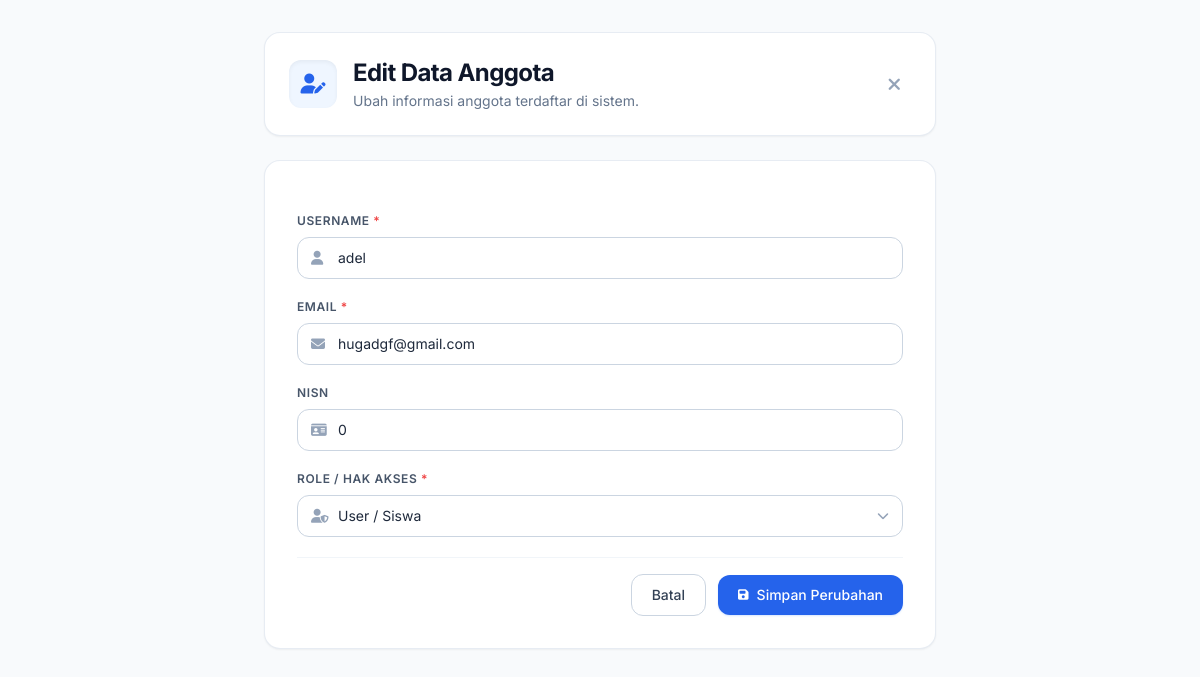
The app's page /view/view_admin/edit_anggota.php?id=2 (signed in) with its own data.
### tables this page shows
CREATE TABLE `anggota` (
  `id_anggota` int(11) NOT NULL,
  `username` varchar(50) NOT NULL,
  `password` varchar(255) NOT NULL,
  `email` varchar(50) NOT NULL,
  `nisn` int(9) NOT NULL,
  `kelas` varchar(10) NOT NULL,
  `role` enum('admin','user') NOT NULL
);

### view/view_admin/edit_anggota.php (the view, shortened to what this page needs)
<?php
require_once '../../models/m_anggota.php';
if (isset($_GET['id'])) {
    $id_user = $_GET['id'];
    $db = new koneksi();
    $koneksi = $db->koneksi;
    $stmt = $koneksi->prepare("SELECT * FROM anggota WHERE id_anggota = ?");
    $stmt->bind_param("i", $id_user);
    $stmt->execute();
    $result = $stmt->get_result();
    $data = $result->fetch_assoc();
} else {
    header("Location: data_anggota.php");
    exit();
}
?>
<!DOCTYPE html>
<html lang="id">
<head>
    <script src="https://cdn.tailwindcss.com"></script>
    <link rel="stylesheet" href="https://cdnjs.cloudflare.com/ajax/libs/font-awesome/6.4.0/css/all.min.css">
</head>
<body class="bg-slate-50 text-slate-800 antialiased min-h-screen p-4 sm:p-6 lg:p-8">
    <div class="max-w-2xl mx-auto space-y-6">
        <div class="flex items-center justify-between bg-white p-6 rounded-2xl shadow-sm border border-slate-200/80">
            <div class="flex items-center gap-4">
                <div class="w-12 h-12 rounded-xl bg-blue-50 text-blue-600 flex items-center justify-center text-xl shadow-inner">
                    <i class="fa-solid fa-user-pen"></i>
                </div>
                <div>
                    <h1 class="text-xl sm:text-2xl font-bold text-slate-900 tracking-tight">Edit Data Anggota</h1>
                    <p class="text-sm text-slate-500 mt-0.5">Ubah informasi anggota terdaftar di sistem.</p>
                </div>
            </div>
            <a href="data_anggota.php" class="p-2.5 text-slate-400 hover:text-slate-600 hover:bg-slate-100 rounded-xl transition">
                <i class="fa-solid fa-xmark text-lg"></i>
            </a>
        </div>
        <div class="bg-white p-6 sm:p-8 rounded-2xl shadow-sm border border-slate-200/80">
            <form action="" method="POST" class="space-y-5">
                <div>
                    <label for="username" class="block text-xs font-semibold text-slate-600 uppercase tracking-wider mb-2">
                        Username <span class="text-red-500">*</span>
                    </label>
                    <div class="relative">
                        <i class="fa-solid fa-user absolute left-3.5 top-1/2 -translate-y-1/2 text-slate-400 text-sm"></i>
                        <input type="text" id="username" name="username" required
                               value="<?= htmlspecialchars($data['username'] ?? '') ?>"
                               class="w-full pl-10 pr-4 py-2.5 border border-slate-300 rounded-xl text-sm focus:outline-none focus:ring-2 focus:ring-blue-500 focus:border-transparent transition">
                    </div>
                </div>
                <div>
                    <label for="email" class="block text-xs font-semibold text-slate-600 uppercase tracking-wider mb-2">
                        Email <span class="text-red-500">*</span>
                    </label>
                    <div class="relative">
                        <i class="fa-solid fa-envelope absolute left-3.5 top-1/2 -translate-y-1/2 text-slate-400 text-sm"></i>
                        <input type="email" id="email" name="email" required
                               value="<?= htmlspecialchars($data['email'] ?? '') ?>"
                               class="w-full pl-10 pr-4 py-2.5 border border-slate-300 rounded-xl text-sm focus:outline-none focus:ring-2 focus:ring-blue-500 focus:border-transparent transition">
                    </div>
                </div>
                <div>
                    <label for="nisn" class="block text-xs font-semibold text-slate-600 uppercase tracking-wider mb-2">
                        NISN
                    </label>
                    <div class="relative">
                        <i class="fa-solid fa-id-card absolute left-3.5 top-1/2 -translate-y-1/2 text-slate-400 text-sm"></i>
                        <input type="text" id="nisn" name="nisn"
                               value="<?= htmlspecialchars($data['nisn'] ?? '') ?>"
                               placeholder="Contoh: 0012345678"
                               class="w-full pl-10 pr-4 py-2.5 border border-slate-300 rounded-xl text-sm focus:outline-none focus:ring-2 focus:ring-blue-500 focus:border-transparent transition">
                    </div>
                </div>
                <div>
                    <label for="role" class="block text-xs font-semibold text-slate-600 uppercase tracking-wider mb-2">
                        Role / Hak Akses <span class="text-red-500">*</span>
                    </label>
                    <div class="relative">
                        <i class="fa-solid fa-user-shield absolute left-3.5 top-1/2 -translate-y-1/2 text-slate-400 text-sm"></i>
                        <select id="role" name="role" required
                                class="w-full pl-10 pr-4 py-2.5 border border-slate-300 rounded-xl text-sm focus:outline-none focus:ring-2 focus:ring-blue-500 focus:border-transparent bg-white transition appearance-none">
                            <option value="user" <?= (isset($data['role']) && strtolower($data['role']) === 'user') ? 'selected' : '' ?>>User / Siswa</option>
                        </select>
                    </div>
                </div>
                <div class="flex items-center justify-end gap-3 pt-4 border-t border-slate-100">
                    <a href="data_anggota.php"
                       class="px-5 py-2.5 rounded-xl border border-slate-300 text-slate-700 font-medium text-sm hover:bg-slate-50 transition">
                        Batal
                    </a>
                    <button type="submit"
                            class="inline-flex items-center gap-2 bg-blue-600 hover:bg-blue-700 active:bg-blue-800 text-white font-medium px-5 py-2.5 rounded-xl text-sm transition shadow-sm hover:shadow shadow-blue-500/20">
                        <i class="fa-solid fa-floppy-disk text-xs"></i>
                        <span>Simpan Perubahan</span>
                    </button>
                </div>
            </form>
        </div>
    </div>
</body>
</html>

### view/view_admin/edit_anggota.php (style rules this page uses)
body { font-family: 'Inter', sans-serif; }

### records on screen
anggota: username "adel", email "hugadgf@gmail.com", nisn "0", role "User / Siswa"
